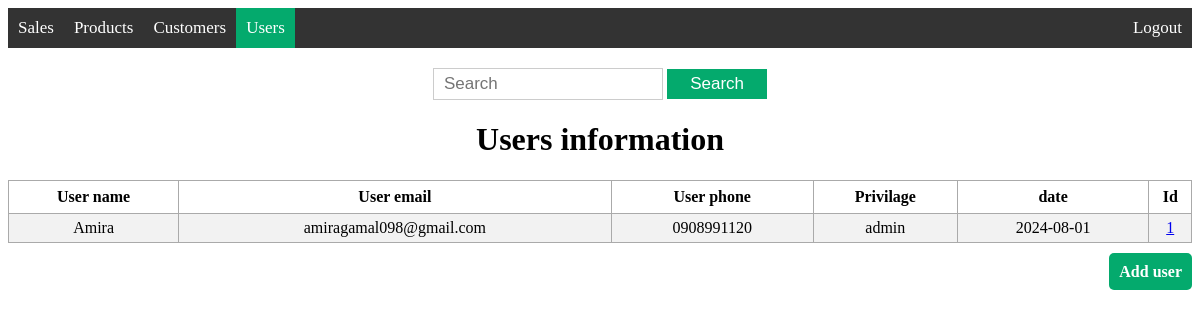
Before: /view_user with the older database file.
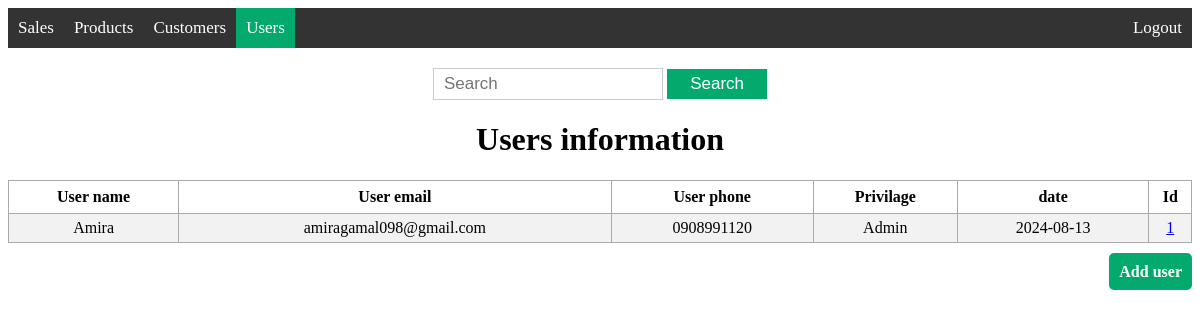
After: the same page with the newer database file.
### models/user.py (models this page shows)
class User(db.Model, UserMixin):
    id = db.Column(db.Integer, primary_key=True)
    user_name = db.Column(db.String(200), nullable=False)
    user_email = db.Column(db.String(200), nullable=False)
    user_phone = db.Column(db.String(15))
    password = db.Column(db.String(128), nullable=False)
    type = db.Column(db.String(50), nullable=False)
    date = db.Column(db.DateTime, default=datetime.now(pytz.UTC))

### app.py (the view)
@app.route('/view_user', methods=['GET'])
def view_user():
    users = User.query.order_by(User.user_name).all()
    return render_template('view_user.html', users=users)

### templates/view_user.html (shortened to what this page needs)
{% extends 'base.html' %}
{% block body %}
<div class="content">
    {% block navbar %}
    <div class='topnav'>
        <a href='/view_sale'>Sales</a>
        <a href='/view_product'>Products</a>
        <a href='/view_customer'>Customers</a>
        <a class='active' href='/view_user'>Users</a>
        <a class='logout' href='/logout'>Logout</a>
    </div>
    {% endblock %}
    <div class='search'>
        <form action="{{ url_for('search_user', search='') }}" method="get">
            <input type='text' placeholder='Search' name='search' id='search'>
            <input type='submit' value="Search">
        </form>
    </div>
    <div class="view">
        <h1 style="text-align: center;">Users information</h1>
        {% if users|length < 1 %}
        <h4  style="text-align: center;"> There are no users, create one below!</h4>
        {% else %}
        <table>
            <tr>
                <th>User name</th>
                <th>User email</th>
                <th>User phone</th>
                <th>Privilage</th>
                <th>date</th>
                <th>Id</th>
            </tr>
            {% for user in users %}
                <tr>
                    <td>{{ user.user_name }}</td>
                    <td>{{ user.user_email }}</td>
                    <td>{{ user.user_phone }}</td>
                    <td>{{ user.type }}</td>
                    <td>{{ user.date.date() }}</td>
                    <td><a href="/info_user/{{ user.id }}">{{ user.id }}</a></td>
                </tr>
            {% endfor %}
        </table>
        {% endif %}
    </div>
    <div class="add">
        <a href="/add_user">Add user</a>
    </div>
</div>
{% endblock %}

Changed rows visible on the page:
changed User "Amira": type "admin" → "Admin"; date "2024-08-01" → "2024-08-13"
